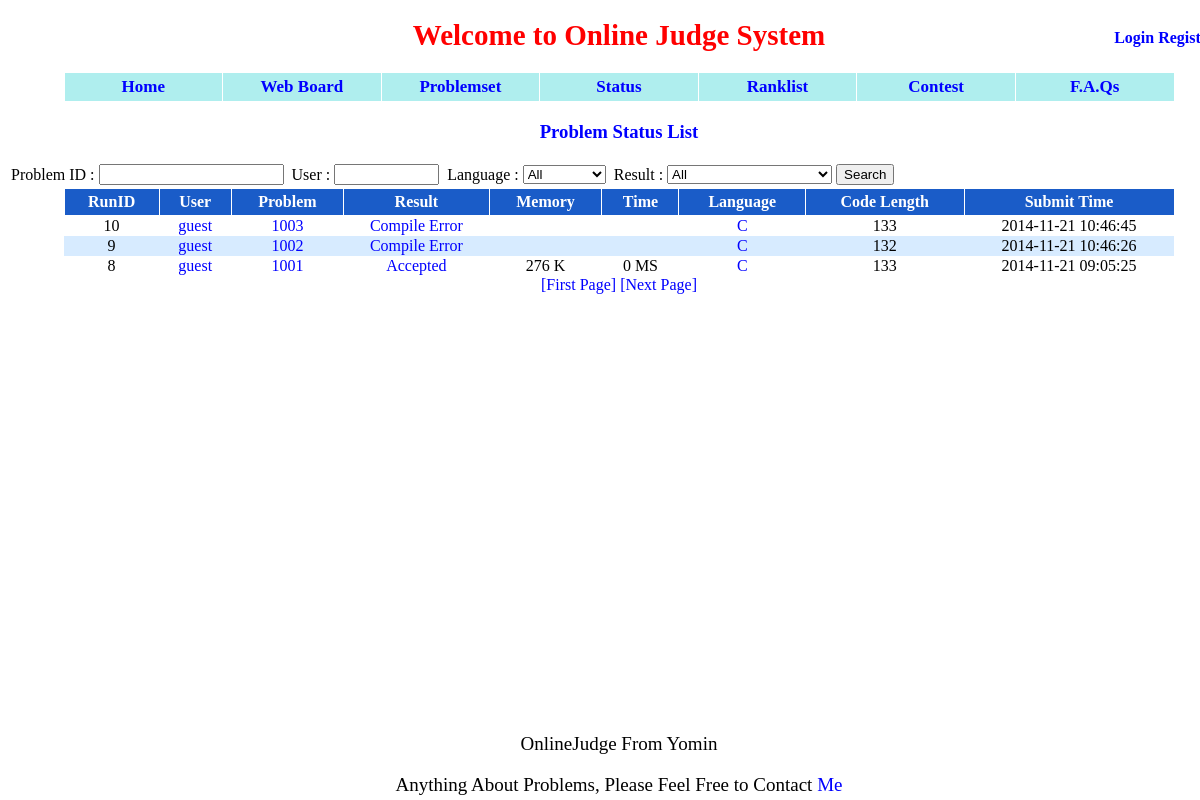
The app's page /status/ with its own data.
### appfile/models.py (models this page shows, shortened)
class Submit(db.Model):
    runid = db.Column(db.Integer, primary_key = True)
    userid = db.Column(db.String(22))
    pid = db.Column(db.Integer)
    result = db.Column(db.String(22), default = 'Pending')
    memory_used = db.Column(db.Integer, default = None)
    time_used = db.Column(db.Integer, default = None)
    language = db.Column(db.String(22))
    src = db.Column(db.Text)
    length = db.Column(db.Integer)
    submit_time = db.Column(db.String(22))
    ce_error = db.Column(db.Text, default = None)

### appfile/views.py (the view)
@app.route('/status/', methods = ['GET','POST'])
@app.route('/status/page=<int:page>')
def status(page = 1):
    form = SearchSubmitForm()
    if request.method == 'POST':
        subq = Submit.query
        if form.pid.data:
            subq = subq.filter_by(pid = form.pid.data)
        if form.userid.data:
            subq = subq.filter_by(userid = form.userid.data)
        if form.language.data and form.language.data != 'All':
            subq = subq.filter_by(language = form.language.data)
        if form.result.data and form.result.data != 'All':
            subq = subq.filter_by(result = form.result.data)
        submit_list = subq.order_by(Submit.runid.desc()).paginate(page, MAX_SUBMIT_NUM_ONE_PAGE, False)
    else:
        submit_list = Submit.query.order_by(Submit.runid.desc()).paginate(page, MAX_SUBMIT_NUM_ONE_PAGE, False)
    return render_template('status.html', submit_list = submit_list, form = form)

### appfile/forms.py
class SearchSubmitForm(Form):
    pid = IntegerField('Problem ID')
    userid = TextField('UserID')
    language = SelectField(choices = [('All','All'), ('C++', 'C++'), ('C', 'C'), ('Python2.7', 'Python2.7')])
    result = SelectField(choices = [ ('All','All'), \
                                     ('Accepted', 'Accepted'), \
                                     ('Presentation Error', 'Presentation Error'), \
                                     ('Time Limit Exceeded', 'Time Limit Exceeded'), \
                                     ('Memory Limit Exceeded', 'Memory Limit Exceeded'), \
                                     ('Wrong Answer', 'Wrong Answer'), \
                                     ('Runtime Error', 'Runtime Error'), \
                                     ('Output Limit Exceeded', 'Output Limit Exceeded'), \
                                     ('Compile Error', 'Compile Error')])

### appfile/views.py (called while the page is built)
@app.before_request
def before_request():
    g.user = current_user
    if g.user.is_authenticated():
        g.url = url_for('userinfo',userID = g.user.userID)

### appfile/templates/status.html (shortened to what this page needs)
{% extends "base.html" %}
{% block content %}
<center><h3 style="color: blue"> Problem Status List </h3></center>
<div style="width:1111px" class="center">
<form action={{ url_for('status') }} method="POST">
    <table class="center">
        <tr>
            <td> Problem ID : </td>
            <td> {{ form.pid(size=7) }} </td>
            <td></td>
            <td> User : </td>
            <td> {{ form.userid(size=10) }} </td>
            <td></td>
            <td> Language : </td>
            <td> {{ form.language }} </td>
            <td></td>
            <td> Result : </td>
            <td> {{ form.result }} </td>
            <td><button type="submit"> Search </button></td>
        </tr>
    </table>
</form>
</div>
<table id="list">
    <tr>
        <th> RunID</th>
        <th> User </th>
        <th> Problem </th>
        <th> Result </th>
        <th> Memory </th>
        <th> Time </th>
        <th> Language </th>
        <th> Code Length </th>
        <th> Submit Time </th>
    </tr>
    {% for submit in submit_list.items %}
    <tr style="{{ loop.cycle('','background-color:#D7EBFF') }}">
        <td> {{ submit.runid }}  </td>
        <td> <a href={{ url_for('userinfo',userID = submit.userid) }}>{{ submit.userid }}</a> </td>
        <td> <a href={{ url_for('show_problem', pid = submit.pid) }}>{{ submit.pid + 1000 }}</a> </td>
        {% if submit.result == 'Accepted' %}
            {% set status = "blue" %}
        {% elif submit.result == 'Pending' or submit.result == 'Runing' or submit.result == 'Compile Error' %}
            {% set status = "green" %}
        {% else %}
            {% set status = "red" %}
        {% endif%}
        <td class={{ status }}>
            {% if submit.result == 'Compile Error' %}
                <a target="_blank" href={{ url_for('show_compile_info', runid = submit.runid) }}>{{ submit.result }}</a>
            {% else %}
                {{ submit.result }}
            {% endif %}
        </td>
        {% if submit.result == 'Accepted' %}
            <td> {{ submit.memory_used }} K </td>
            <td> {{ submit.time_used }} MS </td>
        {% else %}
            <td></td>
            <td></td>
        {% endif %}
        <td><a target="_blank" href={{ url_for('viewcode', runid = submit.runid) }}> {{ submit.language }} </a></td>
        <td> {{ submit.length }}</td>
        <td> {{ submit.submit_time }} </td>
    </tr>
    {% endfor %}
</table>
<div class="center">
    <a href="/status/"> [First Page] </a>
    {% if submit_list.has_next %}
    <a href={{ url_for('status', page = submit_list.next_num) }}> [Next Page] </a>
    {% endif %}
</div>
{% endblock %}

### appfile/static/css/style.css (style rules this page uses)
a:link { text-decoration: none; color: blue; }
#list { width: 1111px; border-collapse: collapse; margin: 0 auto; font-size: 16px; text-align: center; }
#list th { padding: 4px 7px 4px 7px; background-color: #1A5CC8; border: 1px solid white; color: white; }
.blue { color: blue; }
.green { color: green; }
.center { text-align: center; }

### records on screen
Submit: runid "10", userid "guest", submit.pid+1000 "1003", result "Compile Error", language "C", length "133", submit_time "2014-11-21 10:46:45"
Submit: runid "9", userid "guest", submit.pid+1000 "1002", result "Compile Error", language "C", length "132", submit_time "2014-11-21 10:46:26"
Submit: runid "8", userid "guest", submit.pid+1000 "1001", result "Accepted", memory_used "276", time_used "0", language "C", length "133", submit_time "2014-11-21 09:05:25"
